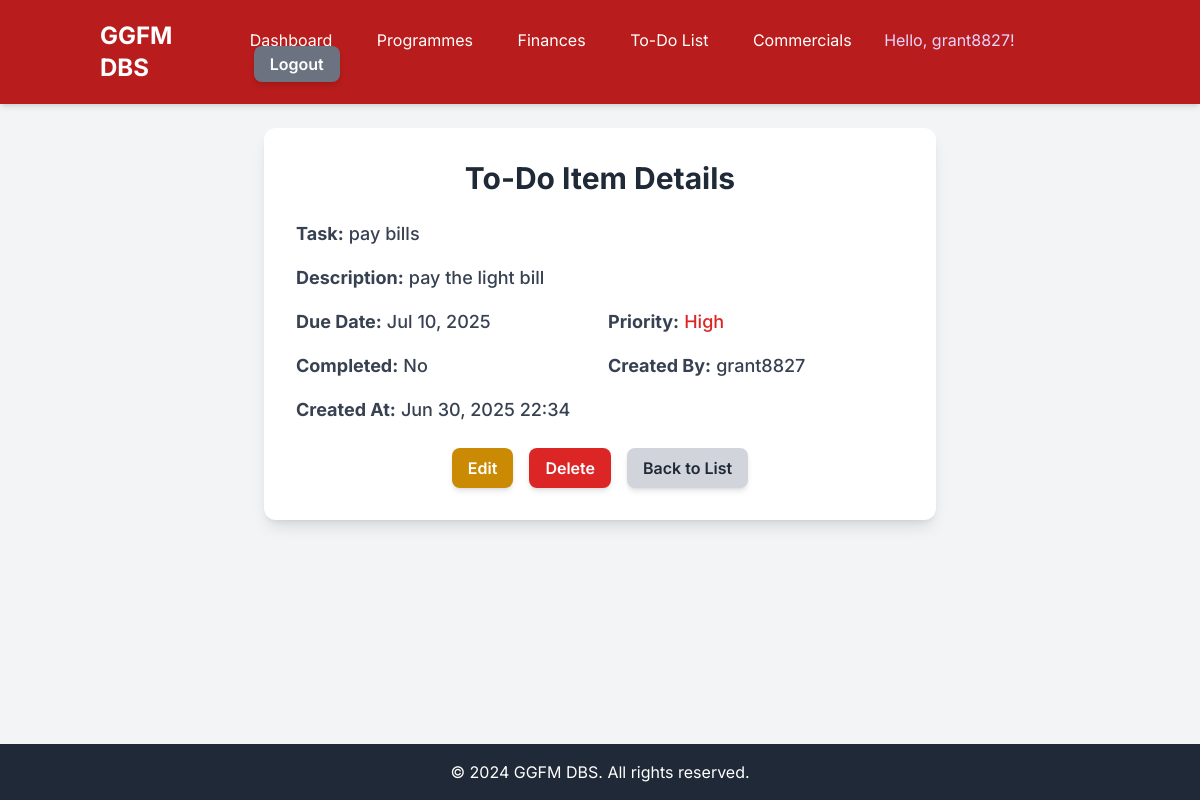
Screenshot of /ggfm/todo/1/ (signed in) with the database file from the repository.
### ggfm_dbs/models.py (models this page shows, shortened)
class TodoItem(models.Model):
    PRIORITY_CHOICES = (
        ('low', 'Low'),
        ('medium', 'Medium'),
        ('high', 'High'),
    )
    task = models.CharField(max_length=255)
    description = models.TextField(blank=True, null=True)
    due_date = models.DateField(blank=True, null=True)
    priority = models.CharField(max_length=10, choices=PRIORITY_CHOICES, default='medium')
    completed = models.BooleanField(default=False)
    created_by = models.ForeignKey(User, on_delete=models.SET_NULL, null=True, blank=True)
    created_at = models.DateTimeField(auto_now_add=True)
    updated_at = models.DateTimeField(auto_now=True)
    class Meta:
        ordering = ['due_date', 'priority', '-created_at'] # Order by due date, then priority, then creation time
        verbose_name = "To-Do Item"
        verbose_name_plural = "To-Do Items"

### ggfm_dbs/views.py (the view)
# urls.py: path('todo/<int:pk>/', views.todo_detail_view, name='todo_detail'),
@login_required
def todo_detail_view(request, pk):
    todo_item = get_object_or_404(TodoItem, pk=pk, created_by=request.user) # Ensure user owns item
    context = {'todo_item': todo_item}
    return render(request, 'ggfm_dbs/todo_detail.html', context)

### ggfm_dbs/templates/ggfm_dbs/todo_detail.html (shortened to what this page needs)
{% extends 'base.html' %}
{% block content %}
<div class="bg-white p-8 rounded-xl shadow-lg w-full max-w-2xl mx-auto">
    <h2 class="text-3xl font-bold text-gray-800 mb-6 text-center">To-Do Item Details</h2>
    <div class="grid grid-cols-1 md:grid-cols-2 gap-4 text-lg text-gray-700 mb-6">
        <p class="col-span-2"><strong>Task:</strong> <span class="font-medium">{{ todo_item.task }}</span></p>
        <p class="col-span-2"><strong>Description:</strong> <span class="font-medium">{{ todo_item.description|default:"N/A" }}</span></p>
        <p><strong>Due Date:</strong> <span class="font-medium">{{ todo_item.due_date|default:"N/A"|date:"M d, Y" }}</span></p>
        <p><strong>Priority:</strong> <span class="font-medium
            {% if todo_item.priority == 'high' %}text-red-600{% elif todo_item.priority == 'medium' %}text-yellow-600{% else %}text-blue-600{% endif %}
        ">{{ todo_item.get_priority_display }}</span></p>
        <p><strong>Completed:</strong> <span class="font-medium">{{ todo_item.completed|yesno:"Yes,No" }}</span></p>
        <p><strong>Created By:</strong> <span class="font-medium">{{ todo_item.created_by.username|default:"N/A" }}</span></p>
        <p><strong>Created At:</strong> <span class="font-medium">{{ todo_item.created_at|date:"M d, Y H:i" }}</span></p>
    </div>
    <div class="flex justify-center space-x-4 mt-6">
        <a href="{% url 'todo_update' todo_item.pk %}"
           class="bg-yellow-600 hover:bg-yellow-700 text-white font-semibold py-2 px-4 rounded-lg shadow-md transition duration-300 ease-in-out transform hover:scale-105">
            Edit
        </a>
        <a href="{% url 'todo_delete' todo_item.pk %}"
           class="bg-red-600 hover:bg-red-700 text-white font-semibold py-2 px-4 rounded-lg shadow-md transition duration-300 ease-in-out transform hover:scale-105">
            Delete
        </a>
        <a href="{% url 'todo_list' %}"
           class="bg-gray-300 hover:bg-gray-400 text-gray-800 font-semibold py-2 px-4 rounded-lg shadow-md transition duration-300 ease-in-out transform hover:scale-105">
            Back to List
        </a>
    </div>
</div>
{% endblock %}

### templates/base.html (shortened to what this page needs)
<!DOCTYPE html>
<html lang="en">
<head>
        {% load static %}
    <script src="https://cdn.tailwindcss.com"></script>
</head>
<body class="flex flex-col min-h-screen">
    <nav class="bg-red-700 p-4 shadow-md">
        <div class="container mx-auto flex justify-between items-center">
            <a href="{% url 'home' %}" class="text-white text-2xl font-bold rounded-md px-3 py-1 hover:text-red-700 hover:bg-purple-100 transition-colors">
                GGFM DBS
            </a>
            <div class="space-x-4">
                {% if user.is_authenticated %}
                    <a href="{% url 'dashboard' %}" class="text-white hover:text-red-700 rounded-md px-3 py-1 hover:bg-purple-100 transition-colors">Dashboard</a>
                    <a href="{% url 'programme_list' %}" class="text-white hover:text-red-700 rounded-md px-3 py-1 hover:bg-purple-100 transition-colors">Programmes</a>
                    <a href="{% url 'financial_transaction_list' %}" class="text-white hover:text-red-700 rounded-md px-3 py-1 hover:bg-purple-100 transition-colors">Finances</a>
                    <a href="{% url 'todo_list' %}" class="text-white hover:text-red-700 rounded-md px-3 py-1 hover:bg-purple-100 transition-colors">To-Do List</a>
                    <a href="{% url 'commercial_list' %}" class="text-white hover:text-red-700 rounded-md px-3 py-1 hover:bg-purple-100 transition-colors">Commercials</a>
                    <span class="text-purple-200">Hello, {{ user.username }}!</span>
                    <a href="{% url 'logout' %}" class="bg-gray-500 hover:bg-red-600 text-white mt-[10px] font-semibold py-2 px-4 rounded-lg shadow-md transition duration-300 ease-in-out transform hover:scale-105">Logout</a>
                {% endif %}
            </div>
        </div>
    </nav>
    <main class="flex-grow container mx-auto p-6">
        {% block content %}
        {% endblock %}
    </main>
    <footer class="bg-gray-800 text-white p-4 text-center mt-auto">
        <div class="container mx-auto">
            &copy; 2024 GGFM DBS. All rights reserved.
        </div>
    </footer>
</body>
</html>

### templates/base.html (style rules this page uses)
body { font-family: 'Inter', sans-serif; background-color: #f3f4f6; min-height: 100vh; display: flex; flex-direction: column; }

### rows the page displays
TodoItem: task "pay bills", description "pay the light bill", due_date "Jul 10, 2025", priority "High", completed "No", created_by.username "grant8827", created_at "Jun 30, 2025 22:34"

### other values shown
{{ user.username }} "grant8827"
